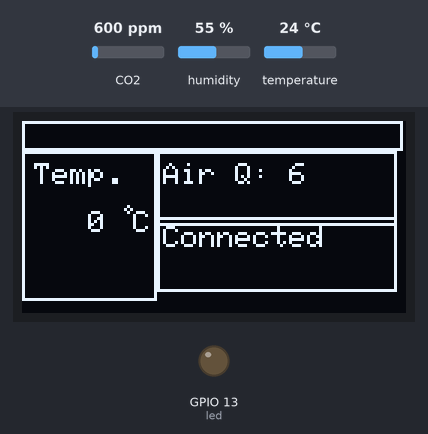
Bench run of a sketch on a simulated ESP8266 (NodeMCU). Parts: 128×64 one-colour display, output pins drawn as LEDs (lit = HIGH). The inputs (shaded band) are chosen by the test bench; at power-on: CO2 600 ppm, temperature 24 °C, humidity 55 %. WiFi joins after 1.5 s; servers stay silent unless stated; the display library's start-up logo is not drawn; what the sketch prints to the serial monitor is not drawn.

Above: at 6.7 s.
At 9.8 s:
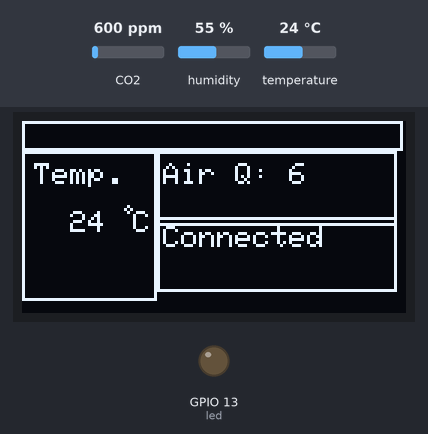
9.9 s: CO2 set to 452 ppm
12.1 s: temperature set to 12 °C
At 13.7 s:
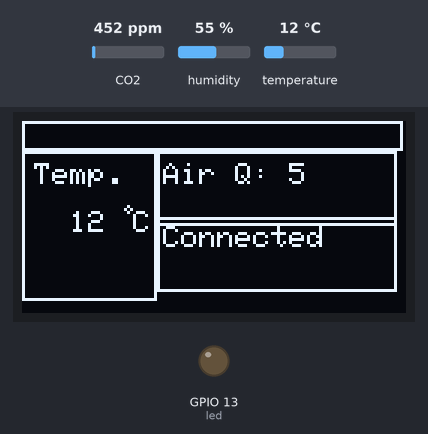
14.2 s: CO2 set to 1050 ppm
At 15.2 s:
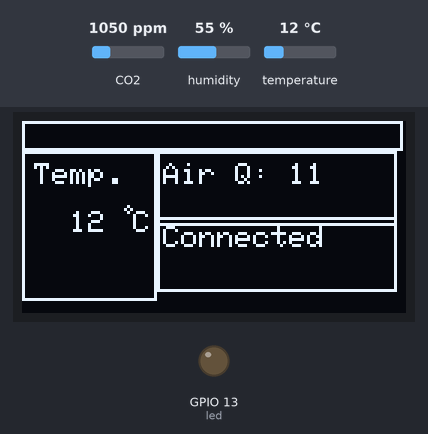
16.2 s: temperature set to 19 °C
18.2 s: CO2 set to 1700 ppm
At 19.3 s:
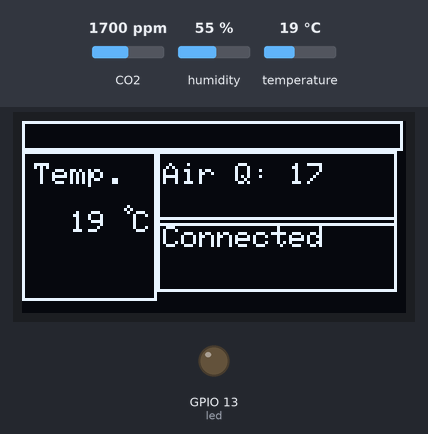
20.2 s: temperature set to 28 °C
At 22.0 s:
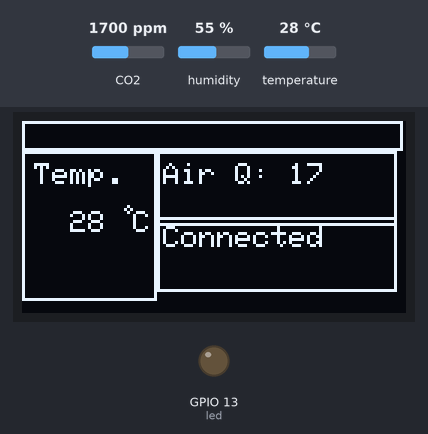
Timing chart, 0 to 23.3 s (numbered marks = the images above; inputs shaded):
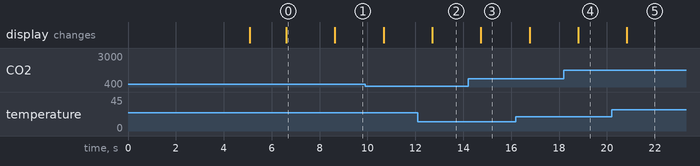

Measured:
- after the input at 12.1 s, the display: changes after 0.61 s (image 2)
- after the input at 14.2 s, the display: changes after 0.54 s (image 3)
- after the input at 18.2 s, the display: changes after 0.60 s (image 4)
- after the input at 20.2 s, the display: changes after 0.63 s (image 5)
- what the display in image 0 shows lasts 2.0 s, from 6.6 s to 8.6 s

The sketch:

WebServerIoT.ino
```cpp
#include <ESP8266WiFi.h>
#include <WiFiClient.h>
#include <ESPAsyncTCP.h>
#include <ESPAsyncWebServer.h>
#include <ESP8266mDNS.h>
#include <WiFiUdp.h>
#include <ElegantOTA.h>

#include <Wire.h>
#include <Adafruit_GFX.h>
#include <Adafruit_SSD1306.h>
#include <DHT.h>
#include <DHT_U.h>
// #include <Adafruit_BME280.h> // Uncomment if using BME280
#include "MQ135.h"

#define SCREEN_WIDTH 128  // OLED display width, in pixels
#define SCREEN_HEIGHT 64  // OLED display height, in pixels

#define DHTPIN 14      // GPIO14 (D5 on Amica for a case)
#define DHTTYPE DHT22  // DHT 22 (AM2302)

#define OLED_RESET -1
#define SCREEN_ADDRESS 0x3C

#define ELEGANTOTA_USE_ASYNC_WEBSERVER 1

Adafruit_SSD1306 oled(SCREEN_WIDTH, SCREEN_HEIGHT, &Wire, OLED_RESET);
//Adafruit_BME280 bme; // Uncomment if using BME280
MQ135 gasSensor = MQ135(0);
DHT_Unified dht(DHTPIN, DHTTYPE);

const char* ssid = "ssid";
const char* password = "pass";

AsyncWebServer server(80);

const int led = 13;
float temperature = 0.0;
int humidity = 0;
String airQ = "Unknown";
String status = "Unknown";
uint32_t delayMS;

const char html_part1[] PROGMEM =
  "<html>\
  <head>\
    <title>Home IoT: Room Quality</title>\
    <style>\
        body {\
            background-color: #121212;\
            color: #ffffff;\
            font-family: Arial, sans-serif;\
        }\
    </style>\
</head>\
<body>\
    <h1>Room Status</h1>\
    <div style=\"display: flex; flex-wrap: wrap; gap: 20px; justify-content: center; margin-top: 20px;\">\
        <div style=\"background-color: #222222; padding: 20px; border: 1px solid #444444; width: 200px; text-align: center;\">\
            <h2>Temperature</h2>\
            <p><span id=\"temperature\">";

const char html_part2[] PROGMEM =
  "</span>&deg;C</p>\
        </div>\
        <div style=\"background-color: #222222; padding: 20px; border: 1px solid #444444; width: 200px; text-align: center;\">\
            <h2>Air Quality</h2>\
            <p><span id=\"air-quality\">";

const char html_part3[] PROGMEM =
  "</span></p>\
        </div>\
        <div style=\"background-color: #222222; padding: 20px; border: 1px solid #444444; width: 200px; text-align: center;\">\
            <h2>Status</h2>\
            <p><span id=\"status\">";

const char html_part4[] PROGMEM =
  "</span></p>\
        </div>\
    </div>\
</body>\
</html>";

void airQStatus() {
  int ppm = round(gasSensor.getCorrectedPPM(temperature, humidity) / 100);
  if (ppm < 500) {
    airQ = "Healthy";
  } else if (ppm < 1000) {
    airQ = "Moderate";
  } else if (ppm < 1500) {
    airQ = "Unhealthy for Sensitive Group";
  } else if (ppm < 2000) {
    airQ = "Unhealthy";
  } else if (ppm < 3000) {
    airQ = "Very Unhealthy";
  } else {
    airQ = "Hazardous";
  }
}

void handleRoot(AsyncWebServerRequest *request) {
  char tempStr[10];
  dtostrf(temperature, 6, 0, tempStr);  // Convert float to string with 2 decimal places
  String html = FPSTR(html_part1) + String(tempStr) + FPSTR(html_part2) + airQ + FPSTR(html_part3) + status + FPSTR(html_part4);
  request->send(200, "text/html", html);
}

void handleJSON(AsyncWebServerRequest *request){
  String json =
  "{\
    \"temp\": \""+String(temperature)+"\",\
    \"airQuality\": \""+round(gasSensor.getCorrectedPPM(temperature, humidity) / 100)+"\",\
    \"humi\": \""+humidity+"\",\
    \"airQualityStatus\": \""+airQ+"\"\
  }";
  request->send(200, "application/json", json);
}

void updateDisplay() {
  char tempStr[10];
  dtostrf(temperature, 4, 0, tempStr);  // Convert float to string with 2 decimal places
  oled.clearDisplay();
  oled.setTextColor(SSD1306_WHITE);
  oled.drawRect(0, 0, 127, 10, 1);
  oled.drawRect(0, 10, 45, 50, 1);
  oled.drawRect(45, 10, 80, 25, 1);
  oled.drawRect(45, 32, 80, 25, 1);
  oled.setCursor(4, 14);
  oled.print(F("Temp."));
  oled.setCursor(4, 30);
  oled.print(String(tempStr));
  oled.drawCircle(35, 29, 1, 1);
  oled.setCursor(37, 30);
  oled.print(F("C"));
  oled.setCursor(47, 14);
  oled.print("Air Q: " + String(int(round(gasSensor.getCorrectedPPM(temperature, humidity) / 100))));
  oled.setCursor(47, 35);
  oled.print(status);
  oled.display();
  delay(delayMS);
}

void setup() {
  pinMode(led, OUTPUT);
  digitalWrite(led, LOW);

  Serial.begin(115200);
  if (!oled.begin(SSD1306_SWITCHCAPVCC, SCREEN_ADDRESS)) {
    Serial.println("OLED ERROR");
  };
  oled.display();
  delay(5000);
  WiFi.begin(ssid, password);
  status = "Connecting...";
  updateDisplay();

  // if (!bme.begin(0x76)) { // Uncomment if using BME280
  //   status = "BME Error";
  //   Serial.println("Could not find a valid BME280 sensor, check wiring!");
  //   updateDisplay();
  //   while (1) {
  //     delay(100); // Prevent watchdog reset
  //   }
  // }

  dht.begin();
  sensor_t sensor;
  dht.temperature().getSensor(&sensor);
  Serial.println("DHT Sensor detected with type: " + String(sensor.name) + " (" + String(sensor.version) + ")");
  delayMS = sensor.min_delay / 1000;

  Serial.print("Connecting to ");
  Serial.println(ssid);
  ElegantOTA.begin(&server, "admin", "admin");
  Serial.println("OTA Started");

  while (WiFi.status() != WL_CONNECTED) {
    delay(500);
    Serial.print(".");
  }
  Serial.println("");
  Serial.print("Connected to ");
  Serial.println(ssid);
  status = "Connected";
  updateDisplay();
  Serial.print("IP address: ");
  Serial.println(WiFi.localIP());

  if (MDNS.begin("esp8266")) {
    Serial.println("MDNS responder started");
  }
  server.on("/", HTTP_GET, handleRoot);
  server.on("/api", HTTP_GET, handleJSON);
  server.begin();
  Serial.println("HTTP server started");
}

void loop() {
  // temperature = bme.readTemperature(); // Uncomment if using BME280
  // humidity = bme.readHumidity();
  // Get temperature event and print its value.
  sensors_event_t event;
  dht.temperature().getEvent(&event);
  if (isnan(event.temperature)) {
    Serial.println(F("Error reading temperature!"));
    status = "DHT Read Error";
  } else {
    temperature = event.temperature;
  }
  // Get humidity event and print its value.
  dht.humidity().getEvent(&event);
  if (isnan(event.relative_humidity)) {
    Serial.println(F("Error reading humidity!"));
    status = "DHT Read Error";
  } else {
    humidity = event.relative_humidity;
  }
  airQStatus();
  ElegantOTA.loop();
  updateDisplay();
}
```
